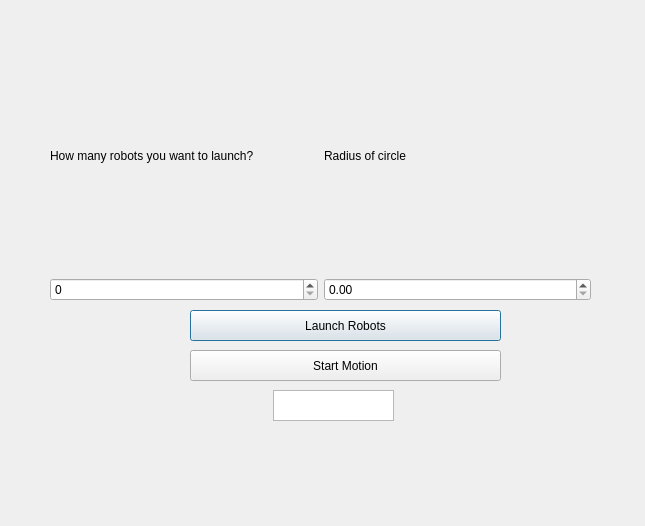
<?xml version="1.0" encoding="UTF-8"?>
<ui version="4.0">
 <class>radiusSpinBox</class>
 <widget class="QDialog" name="radiusSpinBox">
  <property name="geometry">
   <rect>
    <x>0</x>
    <y>0</y>
    <width>645</width>
    <height>526</height>
   </rect>
  </property>
  <property name="windowTitle">
   <string>Dialog</string>
  </property>
  <widget class="QWidget" name="gridLayoutWidget_2">
   <property name="geometry">
    <rect>
     <x>50</x>
     <y>40</y>
     <width>541</width>
     <height>261</height>
    </rect>
   </property>
   <layout class="QGridLayout" name="gridLayout_2">
    <item row="2" column="0">
     <widget class="QSpinBox" name="numRobotsSpinBox_2"/>
    </item>
    <item row="2" column="1">
     <widget class="QDoubleSpinBox" name="doubleSpinBox"/>
    </item>
    <item row="1" column="1">
     <widget class="QLabel" name="labelradius">
      <property name="text">
       <string>Radius of circle</string>
      </property>
     </widget>
    </item>
    <item row="1" column="0">
     <widget class="QLabel" name="labelNumRobots_2">
      <property name="text">
       <string>How many robots you want to launch?</string>
      </property>
     </widget>
    </item>
   </layout>
  </widget>
  <widget class="QPushButton" name="launchButton_2">
   <property name="geometry">
    <rect>
     <x>190</x>
     <y>310</y>
     <width>311</width>
     <height>31</height>
    </rect>
   </property>
   <property name="text">
    <string>Launch Robots</string>
   </property>
  </widget>
  <widget class="QPushButton" name="startMotionButton">
   <property name="geometry">
    <rect>
     <x>190</x>
     <y>350</y>
     <width>311</width>
     <height>31</height>
    </rect>
   </property>
   <property name="text">
    <string>Start Motion</string>
   </property>
  </widget>
  <widget class="QTextEdit" name="logTextEdit">
   <property name="geometry">
    <rect>
     <x>273</x>
     <y>390</y>
     <width>121</width>
     <height>31</height>
    </rect>
   </property>
  </widget>
 </widget>
 <resources/>
 <connections/>
</ui>
